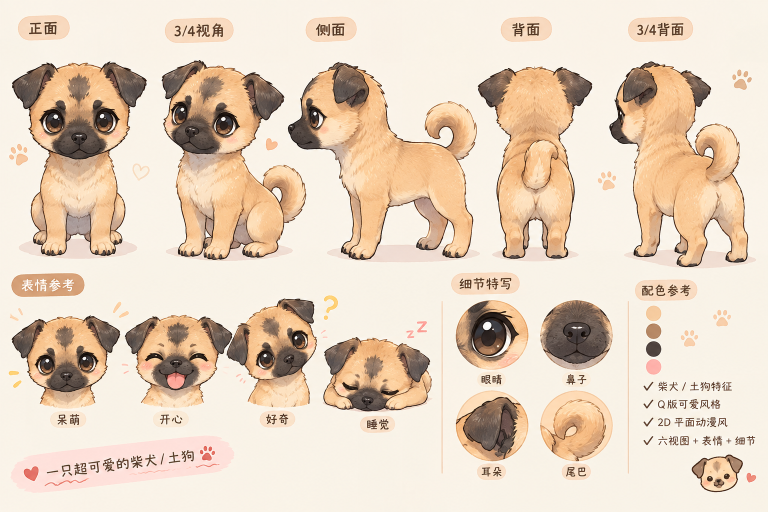
#> input picture dogmod_work/design.png, 1536 x 1024 px, found by its file name (shown at 1/2 size)
$ python extract5.py
#> lines starting #> are read from the running program, lines starting #| are printed output that depends on the picture; after the words box and inside, x2 and y2 are one past the last pixel; in counts of white or black regions, pixels touching at a corner belong together
from PIL import Image, ImageFilter
import numpy as np
from collections import deque
import os

img = Image.open(r'D:\VPet-main\dogmod_work\design.png').convert('RGB')
#> img is the input picture: PIL image 1536x1024 RGB; mean R, G, B 229.2, 210.7, 191.4
arr = np.array(img).astype(int)
bg = np.array([249, 242, 232])
TOL = 30
def all_components(alpha):
    h, w = alpha.shape
    solid = alpha > 0
    visited = np.zeros((h, w), dtype=bool)
    comps = []
    for sy in range(h):
        for sx in range(w):
            if solid[sy, sx] and not visited[sy, sx]:
                comp = []
                dq = deque([(sy, sx)])
                visited[sy, sx] = True
                while dq:
                    y, x = dq.popleft()
                    comp.append((y, x))
                    for dy, dx in ((1,0),(-1,0),(0,1),(0,-1)):
                        ny, nx = y+dy, x+dx
                        if 0 <= ny < h and 0 <= nx < w and solid[ny, nx] and not visited[ny, nx]:
                            visited[ny, nx] = True
                            dq.append((ny, nx))
                comps.append(comp)
    return comps

OUT = r'D:\VPet-main\dogmod_work'

def cut2(x0, x1, y0, y1, name, min_area=2500):
    """按手工x边界裁一段, flood抠背景, 过滤小装饰, 裁bbox"""
#> called with x0 = 0, x1 = 228, y0 = 60, y1 = 530, name = 'front', min_area = 2500
    region = arr[y0:y1, x0:x1]
    h, w = region.shape[:2]
#> h = 470; w = 228
    dist = np.abs(region - bg).sum(axis=2)
    isbg = dist <= TOL
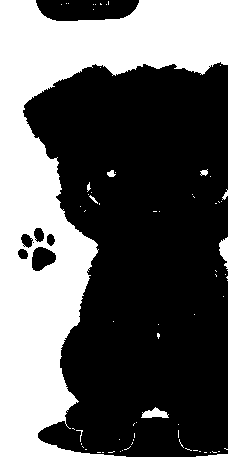
#> isbg: shape (470, 228) bool; 38.8% white; 72 white regions (63 under 20 px), largest, box (x1, y1, x2, y2) and area: (0, 0, 228, 470) 40850, (141, 407, 169, 418) 185, (219, 237, 228, 269) 179
    visited = np.zeros((h, w), dtype=bool)
    dq = deque()
    for x in range(w):
        for y in (0, h-1):
            if isbg[y, x] and not visited[y, x]:
                visited[y, x] = True; dq.append((y, x))
#> visited: shape (470, 228) bool; 0.33% white in thin lines or dots
    for y in range(h):
        for x in (0, w-1):
            if isbg[y, x] and not visited[y, x]:
                visited[y, x] = True; dq.append((y, x))
#> visited: shape (470, 228) bool; 0.88% white in thin lines or dots
    while dq:
        y, x = dq.popleft()
        for dy, dx in ((1,0),(-1,0),(0,1),(0,-1)):
            ny, nx = y+dy, x+dx
            if 0 <= ny < h and 0 <= nx < w and isbg[ny, nx] and not visited[ny, nx]:
                visited[ny, nx] = True; dq.append((ny, nx))
#> visited: shape (470, 228) bool; 38.3% white; 7 white regions (4 under 20 px), largest, box (x1, y1, x2, y2) and area: (0, 0, 228, 470) 40832, (219, 237, 228, 269) 179, (222, 190, 228, 200) 28
    alpha = np.where(visited, 0, 255).astype(np.uint8)
    comps = [c for c in all_components(alpha) if len(c) >= min_area]
    mask = np.zeros((h, w), dtype=np.uint8)
    for c in comps:
        for y, x in c:
            mask[y, x] = 255
#> mask: shape (470, 228); 59.2% white; 7 black regions (4 under 20 px), largest, box (x1, y1, x2, y2) and area: (0, 0, 228, 470) 43466, (219, 237, 228, 269) 179, (222, 190, 228, 200) 28
    a_img = Image.fromarray(mask, 'L').filter(ImageFilter.GaussianBlur(0.8))
    rgba = Image.merge('RGBA', (*Image.fromarray(region.astype(np.uint8)).split(), a_img))
    bbox = rgba.getbbox()
#> bbox = (21, 60, 228, 459)
    if bbox: rgba = rgba.crop(bbox)
#> rgba: PIL image 207x399 RGBA
    rgba.save(os.path.join(OUT, name + '.png'))
    print(f"{name}: {rgba.size[0]}x{rgba.size[1]}")
#| front: 207x399

print("=== 五视图 ===")
cut2(0, 228, 60, 530, 'front')
cut2(228, 442, 60, 530, 'threeq')
#> call 2 of cut2, with x0 = 228, x1 = 442, y0 = 60, y1 = 530, name = 'threeq', min_area = 2500
#> in cut2 (call 2), `isbg = dist <= TOL`: isbg: shape (470, 214) bool; 51.9% white; 7 black regions (2 under 20 px), largest, box (x1, y1, x2, y2) and area: (94, 60, 214, 462) 36057, (0, 65, 66, 236) 6395, (0, 283, 47, 453) 2977, (102, 0, 214, 26) 2647, (37, 267, 71, 301) 333
#> after the loop in cut2 (call 2), `for x in range(w):`: visited: shape (470, 214) bool; 0.32% white in thin lines or dots
#> after the loop in cut2 (call 2), `for y in range(h):`:
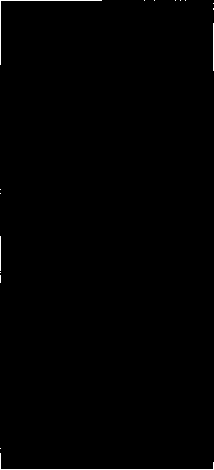
#> visited: shape (470, 214) bool; 0.5% white in thin lines or dots
#> after the loop in cut2 (call 2), `while dq:`: visited: shape (470, 214) bool; 51.1% white; 7 black regions (2 under 20 px), largest, box (x1, y1, x2, y2) and area: (94, 60, 214, 462) 36301, (0, 65, 66, 236) 6400, (0, 283, 47, 453) 3006, (102, 0, 214, 26) 2683, (37, 267, 71, 301) 768
#> after the loop in cut2 (call 2), `for c in comps:`: mask: shape (470, 214); 48.1% white; 4 white regions, box (x1, y1, x2, y2) and area: (94, 60, 214, 462) 36300, (0, 65, 66, 236) 6400, (0, 283, 47, 453) 3006, (102, 0, 214, 26) 2683
#> in cut2 (call 2), `rgba = Image.merge('RGBA', (*Image.fromarray(region.astype(np.uint8))...`:
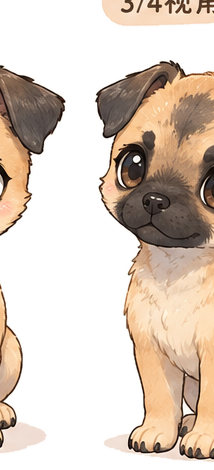
#> rgba: PIL image 214x470 RGBA; mean R, G, B, A 216.3, 198.4, 180.2, 122.7; transparent parts drawn white
#> in cut2 (call 2), `bbox = rgba.getbbox()`: bbox = (0, 0, 214, 464)
#| threeq: 214x464
cut2(442, 712, 60, 530, 'side')
#> call 3 of cut2, with x0 = 442, x1 = 712, y0 = 60, y1 = 530, name = 'side', min_area = 2500
#> in cut2 (call 3), `isbg = dist <= TOL`: isbg: shape (470, 270) bool; 46.2% white; 87 white regions (80 under 20 px), largest, box (x1, y1, x2, y2) and area: (0, 0, 270, 470) 57867, (102, 315, 121, 343) 278, (196, 171, 204, 188) 70
#> after the loop in cut2 (call 3), `for x in range(w):`: visited: shape (470, 270) bool; 0.33% white in thin lines or dots
#> after the loop in cut2 (call 3), `for y in range(h):`:
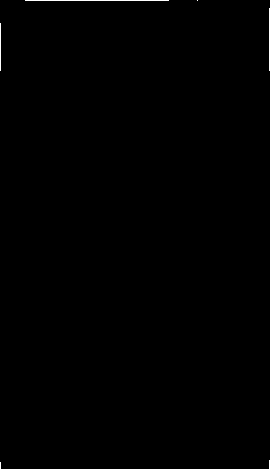
#> visited: shape (470, 270) bool; 0.43% white in thin lines or dots
#> after the loop in cut2 (call 3), `while dq:`: visited: shape (470, 270) bool; 45.6% white; 2 white regions (1 under 20 px), largest, box (x1, y1, x2, y2) and area: (0, 0, 270, 470) 57854
#> after the loop in cut2 (call 3), `for c in comps:`: mask: shape (470, 270); 52.1% white; 1 black region, box (x1, y1, x2, y2) and area: (0, 0, 270, 470) 60843
#> in cut2 (call 3), `rgba = Image.merge('RGBA', (*Image.fromarray(region.astype(np.uint8))...`:
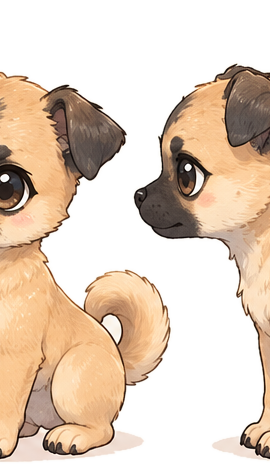
#> rgba: PIL image 270x470 RGBA; mean R, G, B, A 223.3, 200.6, 177.5, 132.7; transparent parts drawn white
#> in cut2 (call 3), `bbox = rgba.getbbox()`: bbox = (0, 60, 270, 464)
#| side: 270x404
cut2(712, 888, 60, 530, 'back')
#> call 4 of cut2, with x0 = 712, x1 = 888, y0 = 60, y1 = 530, name = 'back', min_area = 2500
#> in cut2 (call 4), `isbg = dist <= TOL`: isbg: shape (470, 176) bool; 43.8% white; 20 white regions (15 under 20 px), largest, box (x1, y1, x2, y2) and area: (0, 0, 176, 232) 28758, (44, 343, 146, 435) 6116, (0, 460, 176, 470) 1140, (163, 411, 176, 437) 94, (130, 440, 150, 442) 20
#> after the loop in cut2 (call 4), `for x in range(w):`: visited: shape (470, 176) bool; 0.42% white in thin lines or dots
#> after the loop in cut2 (call 4), `for y in range(h):`:
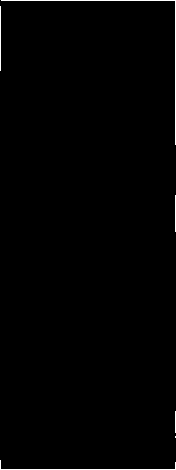
#> visited: shape (470, 176) bool; 0.77% white in thin lines or dots
#> after the loop in cut2 (call 4), `while dq:`: visited: shape (470, 176) bool; 36.3% white; 4 white regions (1 under 20 px), largest, box (x1, y1, x2, y2) and area: (0, 0, 176, 232) 28753, (0, 460, 176, 470) 1140, (167, 411, 176, 433) 89
#> after the loop in cut2 (call 4), `for c in comps:`:
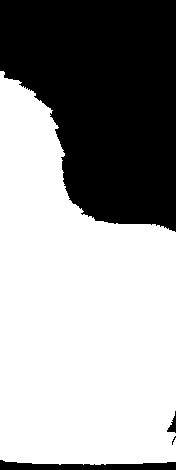
#> mask: shape (470, 176); 61.2% white; 4 black regions (1 under 20 px), largest, box (x1, y1, x2, y2) and area: (0, 0, 176, 232) 30885, (0, 460, 176, 470) 1140, (167, 411, 176, 433) 89
#> in cut2 (call 4), `bbox = rgba.getbbox()`: bbox = (0, 69, 176, 467)
#| back: 176x398
cut2(888, 1160, 60, 530, 'back34')
#| back34: 272x395
print("=== 四表情 ===")
cut2(0, 240, 560, 880, 'face_dull', 2000)
#| face_dull: 220x298
cut2(240, 468, 560, 880, 'face_happy', 2000)
#| face_happy: 221x192
cut2(468, 668, 560, 880, 'face_curious', 2000)
#| face_curious: 168x263
cut2(668, 812, 560, 880, 'sleep', 2000)
#| sleep: 144x196
print('done')

def all_components(alpha):
    h, w = alpha.shape
    solid = alpha > 0
    visited = np.zeros((h, w), dtype=bool)
    comps = []
    for sy in range(h):
        for sx in range(w):
            if solid[sy, sx] and not visited[sy, sx]:
                comp = []
                dq = deque([(sy, sx)])
                visited[sy, sx] = True
                while dq:
                    y, x = dq.popleft()
                    comp.append((y, x))
                    for dy, dx in ((1,0),(-1,0),(0,1),(0,-1)):
                        ny, nx = y+dy, x+dx
                        if 0 <= ny < h and 0 <= nx < w and solid[ny, nx] and not visited[ny, nx]:
                            visited[ny, nx] = True
                            dq.append((ny, nx))
                comps.append(comp)
    return comps
